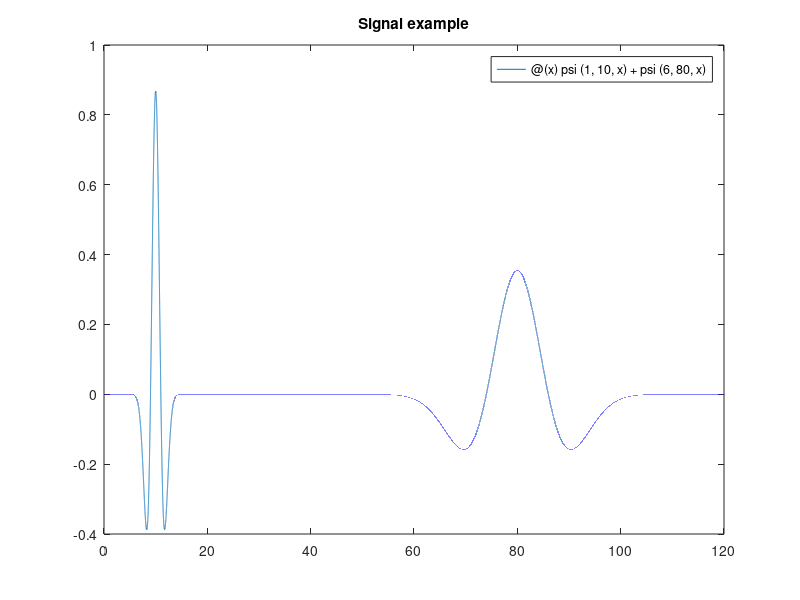

The MATLAB script that drew this image: (Note: this script raises an error after producing the figure.)
% Clean up
close all;
clearvars;
clc;

%% Define functions

psix = @(x) (2/sqrt(3) * pi^(-1/4)) * (1-x^2) * exp(-x^2/2);
psi = @(s, t, x) 1 / sqrt(s) * psix((x-t)/s);
f = @(x) psi(1, 10, x) + psi(6, 80, x);

figure;
fplot(f, [0 120]);
title('Signal example');

%% Calculate cwt
xs = arrayfun(f, 0:0.1:120); 
len = length(xs);

cw1 = cwt(xs,1:80,'haar','plot'); 
title('Continuous Transform, absolute coefficients.') 
ylabel('Scale')

[cw1,sc] = cwt(xs,1:80,'haar','scal');
title('Scalogram') 
ylabel('Scale')

%%
[wp,x] = wpfun('haar',7);
plot(wp(7,:));